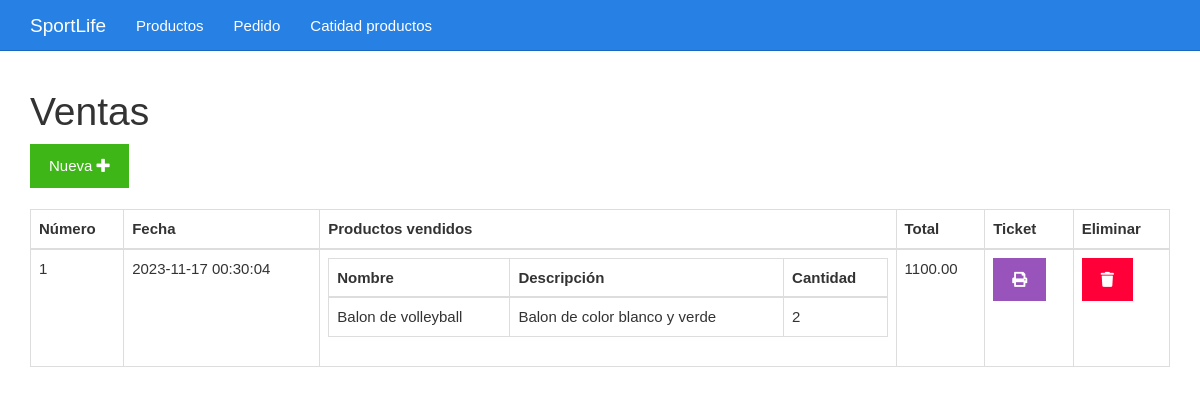
Page /ventas.php on the committed database.
### tables this page shows
CREATE TABLE `pedido` (
  `id_pedido` int(100) NOT NULL,
  `id_producto` int(100) NOT NULL,
  `Fecha` datetime NOT NULL,
  `Iva` decimal(5,2) NOT NULL,
  `Total` decimal(7,2) NOT NULL,
  `Foto` varchar(255) NOT NULL DEFAULT 'FOTO',
  `Contado` decimal(7,2) NOT NULL,
  `Descuento` decimal(7,2) NOT NULL
);

### ventas.php (the view)
<?php include_once "encabezado.php" ?>
<?php
include_once "base_de_datos.php";
$sentencia = $base_de_datos->query("SELECT pedido.Total, pedido.Fecha, pedido.id_pedido, GROUP_CONCAT(	productos.Nombreproducto, '..',  productos.Descripcion, '..', cantidad_producto.Cantidad SEPARATOR '__') AS productos FROM pedido INNER JOIN cantidad_producto ON cantidad_producto.id_pedido = pedido.id_pedido INNER JOIN productos ON productos.id_producto = cantidad_producto.id_producto GROUP BY pedido.id_pedido ORDER BY pedido.id_pedido;");
$pedidos = $sentencia->fetchAll(PDO::FETCH_OBJ);
?>
	<div class="col-xs-12">
		<h1>Ventas</h1>
		<div>
			<a class="btn btn-success" href="./vender.php">Nueva <i class="fa fa-plus"></i></a>
		</div>
		<br>
		<table class="table table-bordered">
			<thead>
				<tr>
					<th>Número</th>
					<th>Fecha</th>
					<th>Productos vendidos</th>
					<th>Total</th>
					<th>Ticket</th>
					<th>Eliminar</th>
				</tr>
			</thead>
			<tbody>
				<?php foreach($pedidos as $pedido){ ?>
				<tr>
					<td><?php echo $pedido->id_pedido ?></td>
					<td><?php echo $pedido->Fecha ?></td>
					<td>
						<table class="table table-bordered">
							<thead>
								<tr>
									<th>Nombre</th>
									<th>Descripción</th>
									<th>Cantidad</th>
								</tr>
							</thead>
							<tbody>
								<?php foreach(explode("__", $pedido->productos) as $productosConcatenados){
								$producto = explode("..", $productosConcatenados)
								?>
								<tr>
									<td><?php echo $producto[0] ?></td>
									<td><?php echo $producto[1] ?></td>
									<td><?php echo $producto[2] ?></td>
								</tr>
								<?php } ?>
							</tbody>
						</table>
					</td>
					<td><?php echo $pedido->Total ?></td>
					<td><a class="btn btn-info" href="<?php echo "imprimirTicket.php?id=" . $pedido->id_pedido?>"><i class="fa fa-print"></i></a></td>
					<td><a class="btn btn-danger" href="<?php echo "eliminarVenta.php?id=" . $pedido->id_pedido?>"><i class="fa fa-trash"></i></a></td>
				</tr>
				<?php } ?>
			</tbody>
		</table>
	</div>
<?php include_once "pie.php" ?>

### css/estilo.css (style rules this page uses)
body { padding-top: 70px; }

### rows in the picture
pedido: id_pedido "1", Fecha "2023-11-17 00:30:04", producto "Balon de volleyball", producto "Balon de color blanco y verde", producto "2", Total "1100.00"
